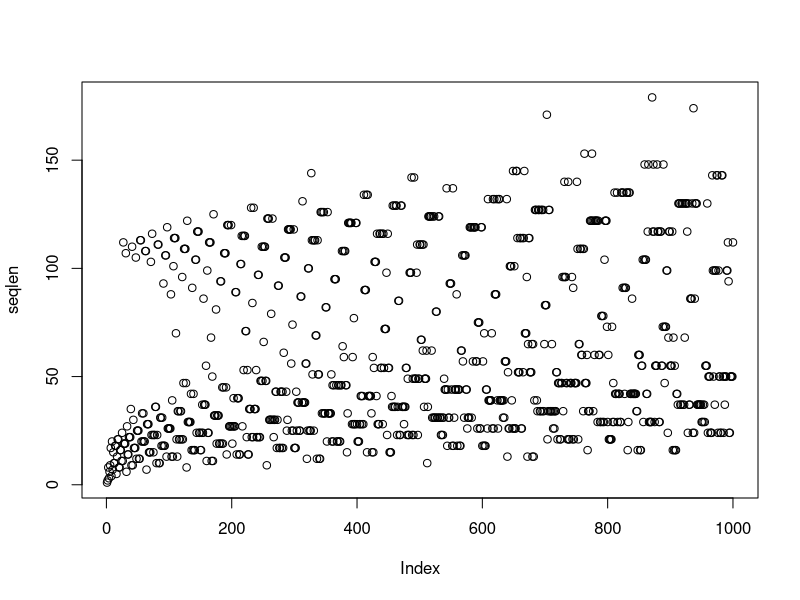
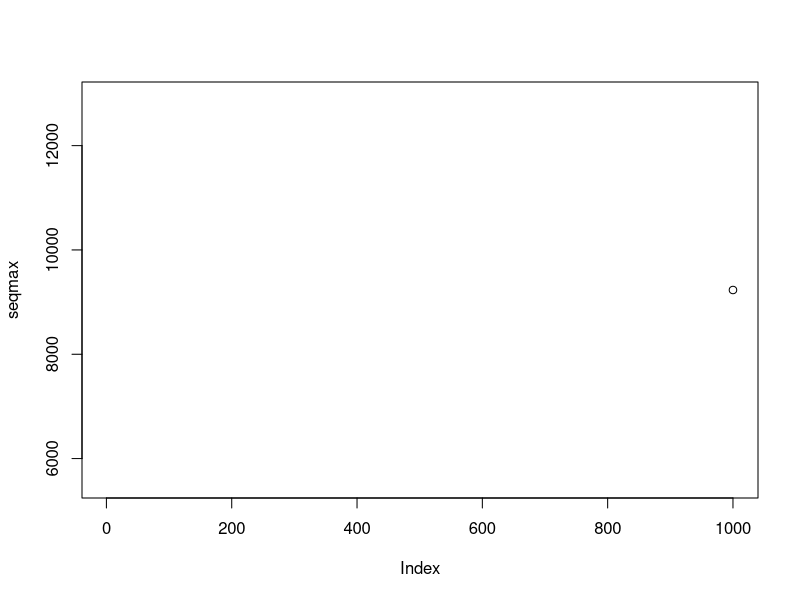

The R script that drew these images, in order:

seqlen<- c()

for (i in 1:1000) {
n<-i
counter<-1
seqmax<- c()
maxval<-n
	while (n != 1) {
  		if (n%%2==0) {
    		n<-as.integer(n/2)	
		  } else {
		n<-as.integer(3*n+1)
  		}

		counter <- counter + 1
		
		if (n>maxval) {
		maxval<-n
		}
}
	seqlen[i]<-c(counter)
	seqmax[i]<-c(maxval)

	}

png("seqlen.png")
plot(seqlen)
dev.off()

png("seqmax.png")
plot(seqmax)
dev.off()
